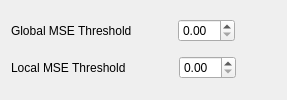
           <widget class="QWidget" name="mse">
            <layout class="QVBoxLayout" name="verticalLayout_8">
             <item>
              <layout class="QHBoxLayout" name="layout_mseGlobal">
               <item>
                <widget class="QLabel" name="label_14">
                 <property name="text">
                  <string>Global MSE Threshold</string>
                 </property>
                </widget>
               </item>
               <item>
                <spacer name="horizontalSpacer_23">
                 <property name="orientation">
                  <enum>Qt::Horizontal</enum>
                 </property>
                 <property name="sizeType">
                  <enum>QSizePolicy::Maximum</enum>
                 </property>
                 <property name="sizeHint" stdset="0">
                  <size>
                   <width>40</width>
                   <height>20</height>
                  </size>
                 </property>
                </spacer>
               </item>
               <item>
                <widget class="QDoubleSpinBox" name="box_mseGlobal"/>
               </item>
               <item>
                <spacer name="horizontalSpacer_24">
                 <property name="orientation">
                  <enum>Qt::Horizontal</enum>
                 </property>
                 <property name="sizeHint" stdset="0">
                  <size>
                   <width>40</width>
                   <height>20</height>
                  </size>
                 </property>
                </spacer>
               </item>
              </layout>
             </item>
             <item>
              <layout class="QHBoxLayout" name="layout_mseLocal">
               <item>
                <widget class="QLabel" name="label_15">
                 <property name="text">
                  <string>Local MSE Threshold</string>
                 </property>
                </widget>
               </item>
               <item>
                <spacer name="horizontalSpacer_25">
                 <property name="orientation">
                  <enum>Qt::Horizontal</enum>
                 </property>
                 <property name="sizeType">
                  <enum>QSizePolicy::Maximum</enum>
                 </property>
                 <property name="sizeHint" stdset="0">
                  <size>
                   <width>47</width>
                   <height>20</height>
                  </size>
                 </property>
                </spacer>
               </item>
               <item>
                <widget class="QDoubleSpinBox" name="box_mseLocal"/>
               </item>
               <item>
                <spacer name="horizontalSpacer_26">
                 <property name="orientation">
                  <enum>Qt::Horizontal</enum>
                 </property>
                 <property name="sizeHint" stdset="0">
                  <size>
                   <width>40</width>
                   <height>20</height>
                  </size>
                 </property>
                </spacer>
               </item>
              </layout>
             </item>
            </layout>
           </widget>
